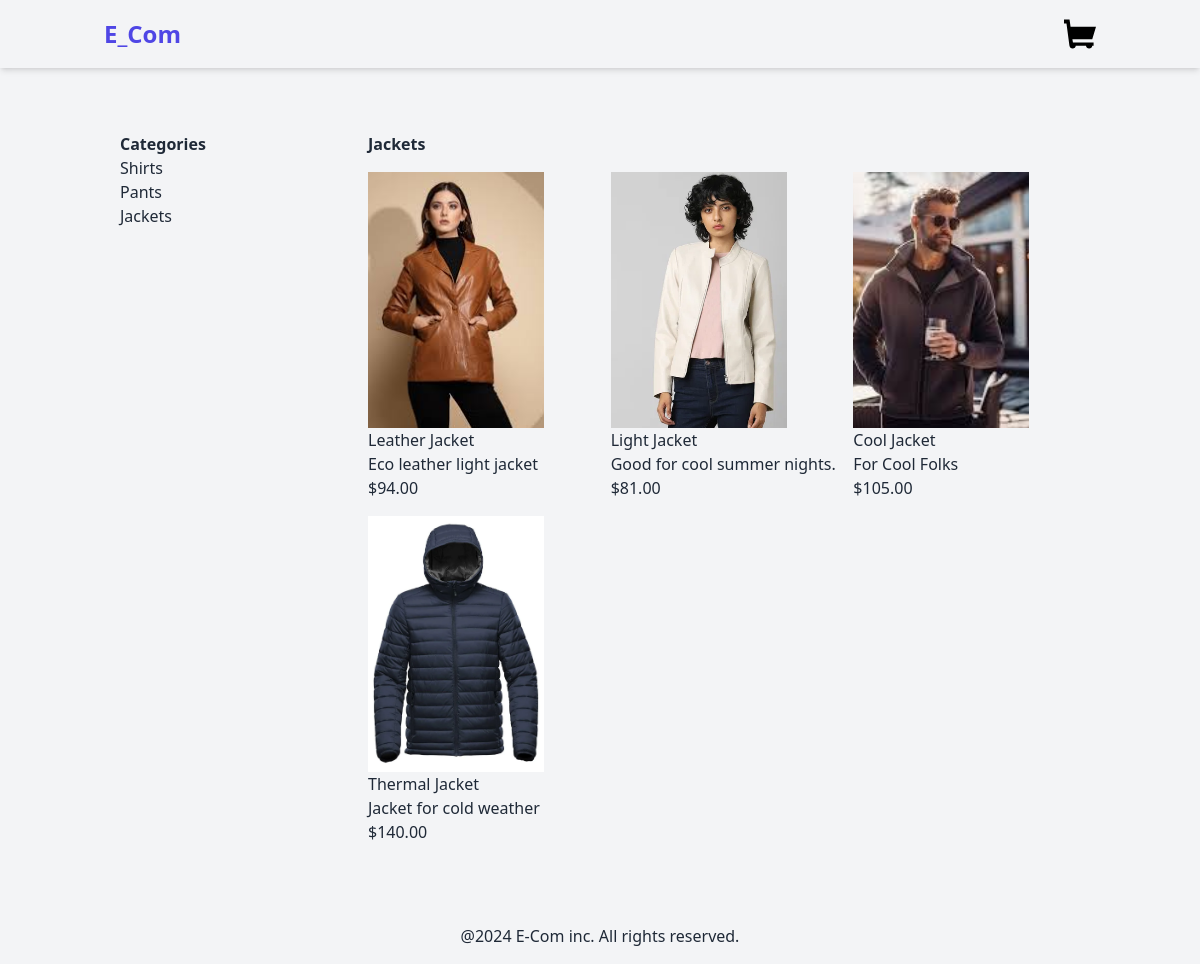
The app's page /jackets/ with its own data.
### products/models.py (models this page shows, shortened)
class Category(models.Model):
    name=models.CharField(max_length=250)
    slug=models.SlugField(unique=True)
    class Meta:
        verbose_name_plural ="categories"

class Product(models.Model):
    category=models.ForeignKey(Category,related_name='products',on_delete=models.CASCADE)
    name=models.CharField(max_length=250)
    slug=models.SlugField(blank=True)
    description = models.TextField(blank=True)
    price=models.DecimalField(max_digits=10,decimal_places=2)
    available=models.BooleanField(default=True)
    created=models.DateTimeField(auto_now_add=True)
    updated=models.DateTimeField(auto_now=True)
    image=models.ImageField(upload_to='products',blank=True,null=True)

### products/views.py (the view)
# urls.py: path('',views.product_list,name='product_list'),
def product_list(request,category_slug=None):
    category = None
    products = Product.objects.filter(available=True)
    categories = Category.objects.all()
    if category_slug:
        category= get_object_or_404(Category,slug=category_slug)
        products=products.filter(category=category)
    return render(request,'products/product/list.html',{
        'category':category,
        'products':products,
        'categories':categories,
    })

### products/templates/products/product/list.html (shortened to what this page needs)
{% extends "base.html" %}
{%block content%}
<div class ="container mx-auto p-4 flex">
    <aside class="w-1/4 p-4">
        <h2 class = "font-bold">Categories</h2>
        <ul>
            {% for category in categories%}
            <li>
                <a href="{% url "products:product_list_by_category" category.slug %}">{{category.name}}</a>
            </li>
            {%endfor%}
        </ul>
    </aside>
    <main class="w-3/4 p-4">
        {%if category%}
        <h2 class = "font-bold mb-4">{{category.name}}</h2>
        {%else%}
        <h2 class = "font-bold mb-4">All Products:</h2>
        {%endif%}
        <div class="grid grid-cols-3 gap-4">
            {% for product in products %}
            <a href="{% url 'products:product_detail' product.id product.slug %}">
            <div>
                {%if product.image%}
                <img src="{{product.image.url}}" alt={{product.name}} class ="h-64 w-44 object-cover">
                {%else%}
                <p>The image is not available</p>
                {%endif%}
                <h3>{{product.name}}</h3>
                <p>{{product.description}}</p>
                <p class = "text-indigo-600>">${{product.price}}</p>
            </div>
            {%endfor%}
    </main>
</div>
{%endblock%}

### records on screen
Category: name "Shirts"
Category: name "Pants"
Category: name "Jackets"
Product: image (picture), name "Leather Jacket", description "Eco leather light jacket", price "94.00"
Product: image (picture), name "Light Jacket", description "Good for cool summer nights.", price "81.00"
Product: image (picture), name "Cool Jacket", description "For Cool Folks", price "105.00"
Product: image (picture), name "Thermal Jacket", description "Jacket for cold weather", price "140.00"
